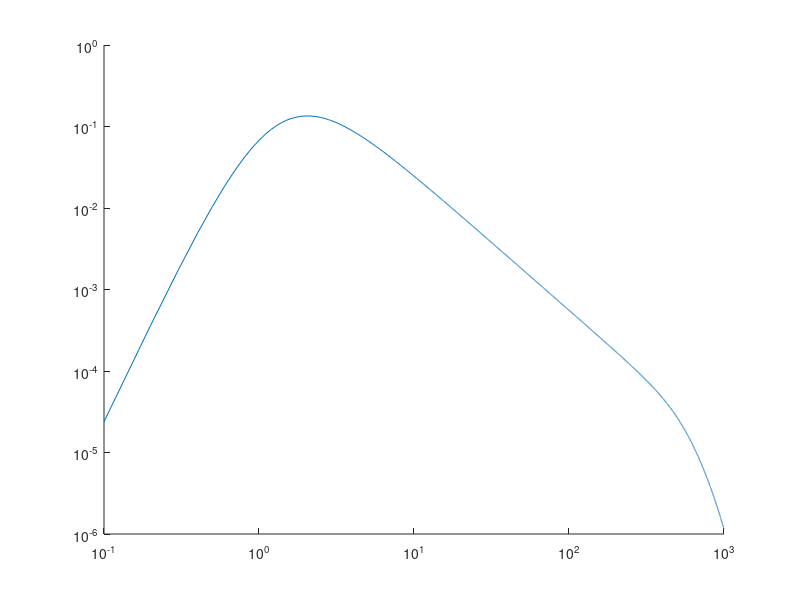
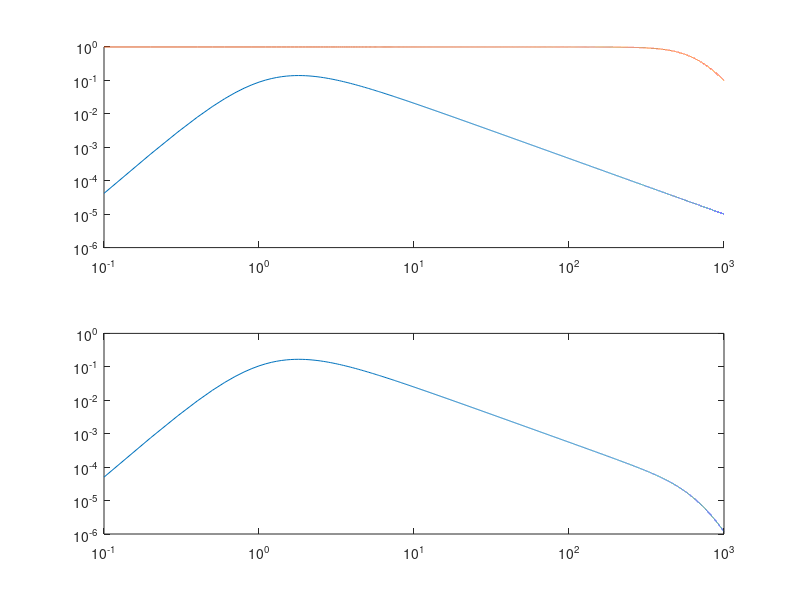

Reproduce these figures in MATLAB, in order.
clc, clear all, close all

kL = linspace(0,1000,10000);

% Flow parameters
    nu = 0.0001;
    epsilon = 1;
    L = 1;
    KE = 1;
    eta = (nu^3/epsilon)^(1/4);
    
% Dissipation normalization for k
    keta = kL.*eta/L;

% Model parameters
    C = 1.2;
    beta = 5.2;
    
% These use the high Re values given in Pope pg. 233, but these need to
% be computed from the integral constraints of KE and dissipation
    ceta = 0.575;%0.4;
    cL = 1.758;%6.78;
    
% Energetic scales 
    fL = kL.^4./(cL + kL.^2).^(17/6); % Von Karman spectrum
    
% Dissipative scales
    feta = exp(-beta*((keta.^4 + ceta^4).^(1/4) - ceta));

% Model spectrum
    E = C*epsilon^(2/3)*L^(5/3)*fL.*feta;

% Compute epsilon and k from the spectrum
    kcheck = trapz(kL./L,E);
    epscheck = trapz(kL./L,2*nu*kL.^2./L^2.*E);

figure, hold on
plot(kL,E)
set(gca,'XScale','log','YScale','log')
%% Search for optimal cL and ceta
    cL = 10;
    ceta = 0;

iter = 0;
tol = 1e-1;
maxiter = 1000;
kcheck = 0;
epscheck = 0;
while kcheck < KE && epscheck < epsilon
    % Dissipative scales
        feta = exp(-beta*((keta.^4 + ceta^4).^(1/4) - ceta));
    while kcheck < KE && iter < maxiter
        cL = cL - 0.01;
        % Energetic scales 
            fL = kL.^4./(cL + kL.^2).^(17/6); % Von Karman spectrum

        % Model spectrum
            E = C*epsilon^(2/3)*L^(5/3)*fL.*feta;

        % Compute epsilon and k from the spectrum
            kcheck = trapz(kL./L,E);
            epscheck = trapz(kL./L,2*nu*kL.^2./L^2.*E);
            
        iter = iter + 1;
    end
    if iter == maxiter && kcheck < KE
        disp('Warning: computation for cL did not converge')
    elseif iter == maxiter
        disp('Warning: max iterations reached for cL, but kcheck < KE. There could be an error in the calculation')
    end
    iter = 0;
    while epscheck < epsilon && iter < maxiter
        ceta = ceta + 0.01;
        % Dissipative scales
            feta = exp(-beta*((keta.^4 + ceta^4).^(1/4) - ceta));
            
        % Model spectrum
            E = C*epsilon^(2/3)*L^(5/3)*fL.*feta;

        % Compute epsilon and k from the spectrum
            kcheck = trapz(kL./L,E);
            epscheck = trapz(kL./L,2*nu*kL.^2./L^2.*E);
        
        iter = iter + 1;
    end
    if iter == maxiter
        disp('Warning: computation for ceta did not converge')
    end
end
figure
subplot(2,1,1), hold on
plot(kL,fL)
plot(kL,feta)
set(gca,'YScale','log','XScale','log')
subplot(2,1,2)
plot(kL,E)
set(gca,'YScale','log','XScale','log')

